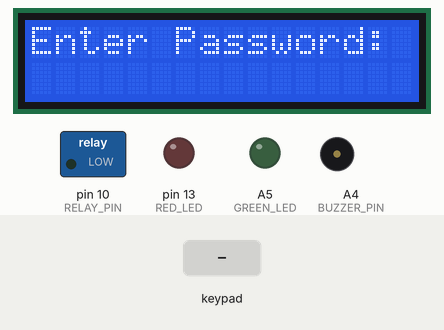
This sketch was run on a simulated Arduino Nano, built with avr-gcc and run on an emulated ATmega328P. Shown: 16×2 character LCD, switched loads named in the sketch (green lamp = pin HIGH), output pins drawn as LEDs (lit = HIGH), buzzer (waves = sounding). The inputs (shaded band) are chosen by the test bench. EEPROM starts erased.

Above: at 1.2 s.
1.3 s: keypad keys 1 2 3 4 # pressed 0.4 s apart
At 4.4 s:
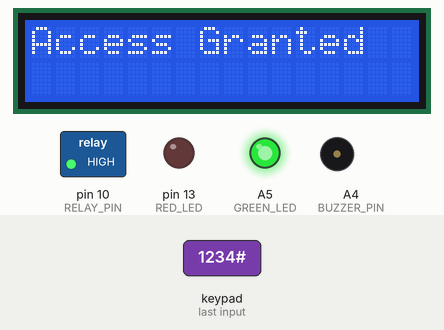
4.8 s: key '#' pressed
At 7.7 s:
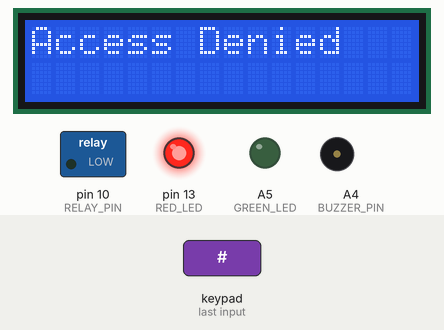
7.8 s: key 'A' pressed
At 8.3 s:
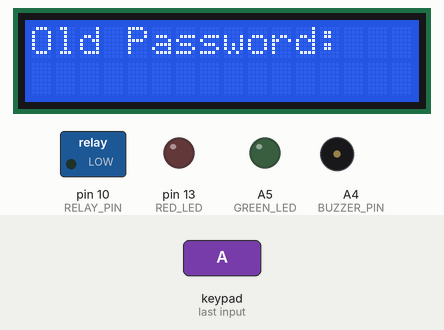
9.5 s: keypad keys 1 2 3 4 pressed 0.4 s apart
At 12.1 s:
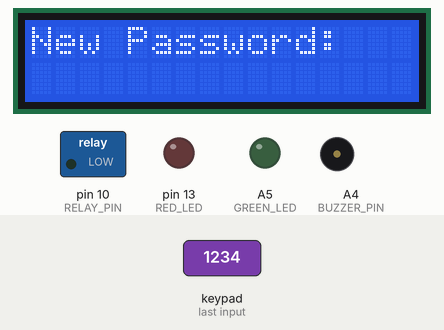
12.6 s: keypad keys 1 2 3 4 * pressed 0.4 s apart
At 15.0 s:
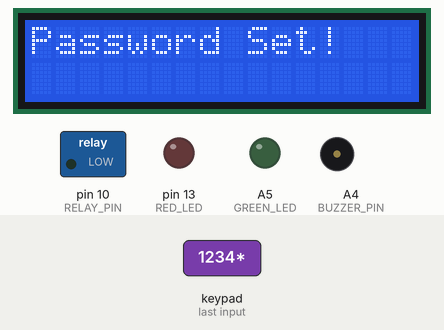
16.1 s: key '1' pressed
At 17.2 s:
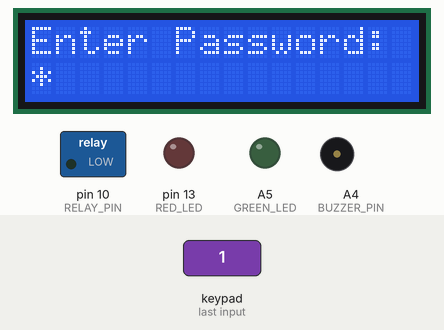
Timing chart, 0 to 18.6 s (numbered marks = the images above; inputs shaded):
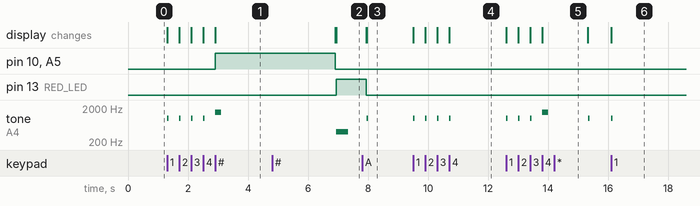

Measured:
- after the input at 1.3 s, pin 10 (RELAY_PIN), A5 (GREEN_LED): LOW → HIGH after 1.6 s; tone on A4 (BUZZER_PIN): plays 1000 Hz for 0.05 s, 1000 Hz for 0.05 s, 1000 Hz for 0.05 s, 1000 Hz for 0.05 s, 1500 Hz for 0.20 s, starting at once; the display: first changes at once (image 1 shows a later state)
- after the input at 4.8 s, pin 13 (RED_LED): LOW → HIGH after 2.1 s; tone on A4 (BUZZER_PIN): silent → 400 Hz after 2.1 s, → silent 0.40 s later; the display: first differs from a run without the input after 2.1 s (image 2)
- after the input at 7.8 s, tone on A4 (BUZZER_PIN): silent → 1000 Hz after 0.16 s, → silent 0.05 s later; the display: first differs from a run without the input after 0.17 s (image 3)
- after the input at 9.5 s, tone on A4 (BUZZER_PIN): alternates 1000 Hz for 0.05 s and silent for 0.35 s, 8 changes in all, then stays silent, starting at once; the display: first changes at once (image 4 shows a later state)
- after the input at 12.6 s, tone on A4 (BUZZER_PIN): plays 1000 Hz for 0.05 s, 1000 Hz for 0.05 s, 1000 Hz for 0.05 s, 1500 Hz for 0.20 s, 1000 Hz for 0.05 s, starting at once; the display: first changes at once (image 5 shows a later state)
- after the input at 16.1 s, tone on A4 (BUZZER_PIN): silent → 1000 Hz at once, → silent 0.05 s later; the display: changes at once (image 6)

The sketch:

Solenoid_Door_Access_Control.ino
```cpp
#include <Keypad.h>
#include <LiquidCrystal.h>
#include <EEPROM.h>

// ---------------- LCD Setup (16x2, parallel) ----------------
// Wiring: RS, E, D4, D5, D6, D7
LiquidCrystal lcd(12, 11, 5, 4, 3, 2);

// ---------------- Keypad Setup (4x4) ----------------
const byte ROWS = 4;
const byte COLS = 4;

char keys[ROWS][COLS] = {
  {'1','2','3','A'},
  {'4','5','6','B'},
  {'7','8','9','C'},
  {'*','0','#','D'}
};

// NOTE: Adjust these pins to match your wiring / free pins on the Nano.
// Avoid pins already used by the LCD above (2,3,4,5,11,12).
byte rowPins[ROWS] = {A0, A1, A2, A3};   // R1, R2, R3, R4
byte colPins[COLS] = {6, 7, 8, 9};       // C1, C2, C3, C4

Keypad keypad = Keypad(makeKeymap(keys), rowPins, colPins, ROWS, COLS);

// ---------------- Output Pins ----------------
const int RELAY_PIN   = 10;   // Drives relay -> solenoid lock (Active LOW relay module typical)
const int BUZZER_PIN  = A4;
const int GREEN_LED   = A5;
const int RED_LED     = 13;

// ---------------- Password / Security Settings ----------------
const byte PASSWORD_LENGTH = 4;      // 4-digit PIN
char storedPassword[PASSWORD_LENGTH + 1] = "1234"; // default PIN
char inputPassword[PASSWORD_LENGTH + 1];
byte inputIndex = 0;

const unsigned long UNLOCK_DURATION = 4000;   // ms solenoid stays unlocked
const byte MAX_ATTEMPTS = 3;
byte failedAttempts = 0;
const unsigned long LOCKOUT_DURATION = 15000; // ms lockout after max failed attempts

const int EEPROM_ADDR = 0; // where password is stored in EEPROM

// ---------------- Setup ----------------
void setup() {
  pinMode(RELAY_PIN, OUTPUT);
  pinMode(BUZZER_PIN, OUTPUT);
  pinMode(GREEN_LED, OUTPUT);
  pinMode(RED_LED, OUTPUT);

  lockDoor(); // ensure locked state at startup (safety default)

  lcd.begin(16, 2);
  loadPasswordFromEEPROM();

  showIdleScreen();
}

// ---------------- Main Loop ----------------
void loop() {
  char key = keypad.getKey();

  if (key) {
    tone(BUZZER_PIN, 1000, 50); // short beep on keypress

    if (key == '#') {
      // '#' = submit / check password
      checkPassword();
    }
    else if (key == '*') {
      // '*' = clear current entry
      resetInput();
      showIdleScreen();
    }
    else if (key == 'A') {
      // 'A' = enter password-change mode
      changePasswordFlow();
    }
    else {
      // Regular digit entry
      if (inputIndex < PASSWORD_LENGTH) {
        inputPassword[inputIndex] = key;
        inputIndex++;
        inputPassword[inputIndex] = '\0';
        updatePasswordDisplay();
      }
    }
  }
}

// ---------------- Core Functions ----------------

void checkPassword() {
  inputPassword[inputIndex] = '\0';

  if (strcmp(inputPassword, storedPassword) == 0) {
    accessGranted();
  } else {
    accessDenied();
  }
  resetInput();
}

void accessGranted() {
  failedAttempts = 0;

  lcd.clear();
  lcd.setCursor(0, 0);
  lcd.print("Access Granted");
  digitalWrite(GREEN_LED, HIGH);
  digitalWrite(RED_LED, LOW);
  tone(BUZZER_PIN, 1500, 200);

  unlockDoor();
  delay(UNLOCK_DURATION);
  lockDoor();

  digitalWrite(GREEN_LED, LOW);
  showIdleScreen();
}

void accessDenied() {
  failedAttempts++;

  lcd.clear();
  lcd.setCursor(0, 0);
  lcd.print("Access Denied");
  digitalWrite(RED_LED, HIGH);
  tone(BUZZER_PIN, 400, 400);
  delay(1000);
  digitalWrite(RED_LED, LOW);

  if (failedAttempts >= MAX_ATTEMPTS) {
    lockoutSequence();
  } else {
    showIdleScreen();
  }
}

void lockoutSequence() {
  lcd.clear();
  lcd.setCursor(0, 0);
  lcd.print("Too many tries");
  lcd.setCursor(0, 1);
  lcd.print("Wait 15s...");

  for (int i = 0; i < 5; i++) {
    digitalWrite(RED_LED, HIGH);
    tone(BUZZER_PIN, 300, 150);
    delay(150);
    digitalWrite(RED_LED, LOW);
    delay(150);
  }

  delay(LOCKOUT_DURATION - 1500 > 0 ? LOCKOUT_DURATION - 1500 : 0);
  failedAttempts = 0;
  showIdleScreen();
}

void unlockDoor() {
  digitalWrite(RELAY_PIN, HIGH); // Active-HIGH trigger; invert to LOW if using active-LOW relay module
}

void lockDoor() {
  digitalWrite(RELAY_PIN, LOW);  // default locked state
}

void resetInput() {
  inputIndex = 0;
  inputPassword[0] = '\0';
}

void showIdleScreen() {
  lcd.clear();
  lcd.setCursor(0, 0);
  lcd.print("Enter Password:");
  lcd.setCursor(0, 1);
}

void updatePasswordDisplay() {
  lcd.setCursor(0, 1);
  for (byte i = 0; i < inputIndex; i++) {
    lcd.print('*'); // mask entered digits
  }
  lcd.print("    "); // clear trailing chars
}

// ---------------- Password Change Flow ----------------
void changePasswordFlow() {
  resetInput();
  lcd.clear();
  lcd.setCursor(0, 0);
  lcd.print("Old Password:");
  lcd.setCursor(0, 1);

  char oldPass[PASSWORD_LENGTH + 1];
  byte idx = 0;

  while (idx < PASSWORD_LENGTH) {
    char k = keypad.getKey();
    if (k && k >= '0' && k <= '9') {
      oldPass[idx++] = k;
      lcd.print('*');
      tone(BUZZER_PIN, 1000, 50);
    }
  }
  oldPass[idx] = '\0';

  if (strcmp(oldPass, storedPassword) != 0) {
    lcd.clear();
    lcd.print("Wrong Password");
    tone(BUZZER_PIN, 400, 400);
    delay(1500);
    showIdleScreen();
    return;
  }

  lcd.clear();
  lcd.setCursor(0, 0);
  lcd.print("New Password:");
  lcd.setCursor(0, 1);

  char newPass[PASSWORD_LENGTH + 1];
  idx = 0;
  while (idx < PASSWORD_LENGTH) {
    char k = keypad.getKey();
    if (k && k >= '0' && k <= '9') {
      newPass[idx++] = k;
      lcd.print('*');
      tone(BUZZER_PIN, 1000, 50);
    }
  }
  newPass[idx] = '\0';

  strcpy(storedPassword, newPass);
  savePasswordToEEPROM();

  lcd.clear();
  lcd.print("Password Set!");
  tone(BUZZER_PIN, 1500, 200);
  delay(1500);
  showIdleScreen();
}

// ---------------- EEPROM Helpers ----------------
void savePasswordToEEPROM() {
  for (byte i = 0; i < PASSWORD_LENGTH; i++) {
    EEPROM.update(EEPROM_ADDR + i, storedPassword[i]);
  }
}

void loadPasswordFromEEPROM() {
  bool valid = true;
  char temp[PASSWORD_LENGTH + 1];

  for (byte i = 0; i < PASSWORD_LENGTH; i++) {
    char c = EEPROM.read(EEPROM_ADDR + i);
    if (c < '0' || c > '9') {
      valid = false;
      break;
    }
    temp[i] = c;
  }
  temp[PASSWORD_LENGTH] = '\0';

  if (valid) {
    strcpy(storedPassword, temp);
  } else {
    // First run: store the default password
    savePasswordToEEPROM();
  }
}
```
